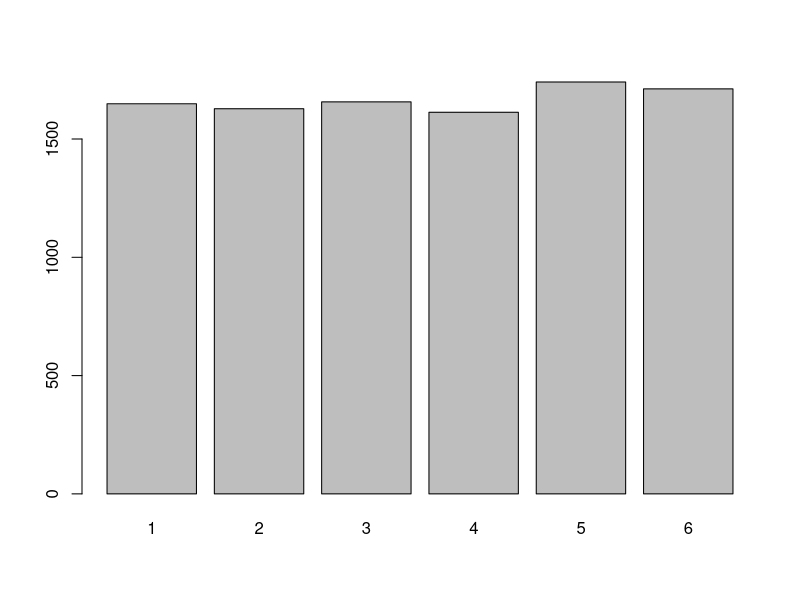
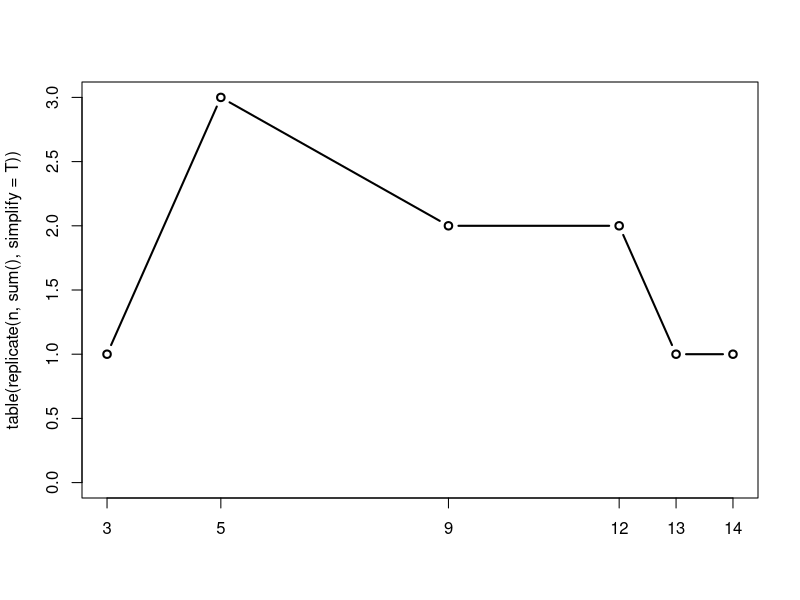
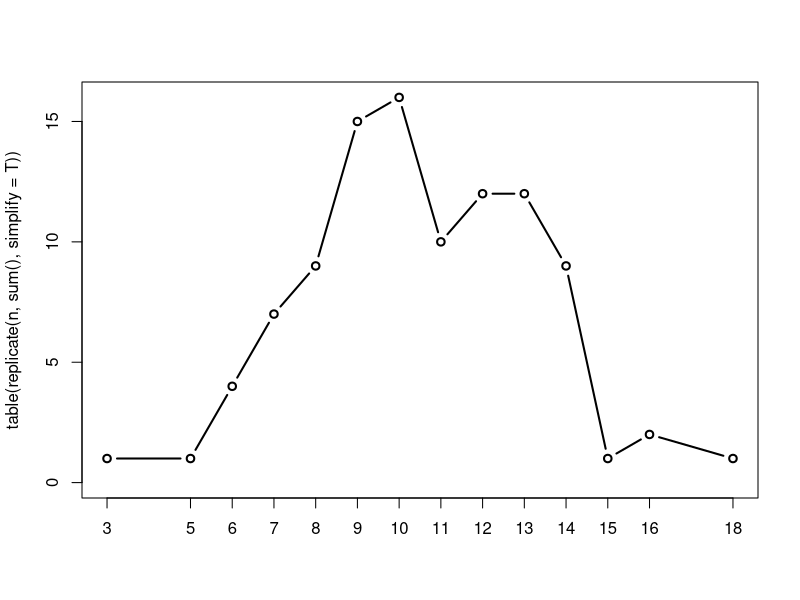
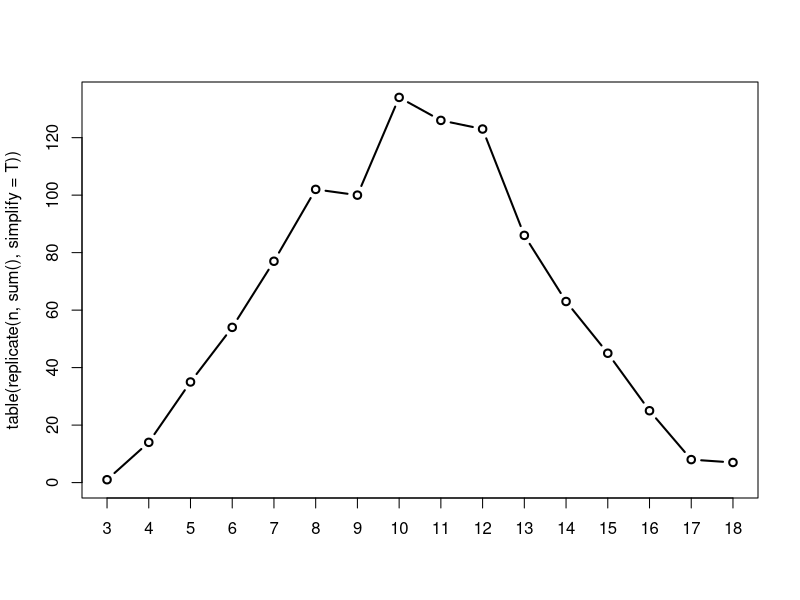
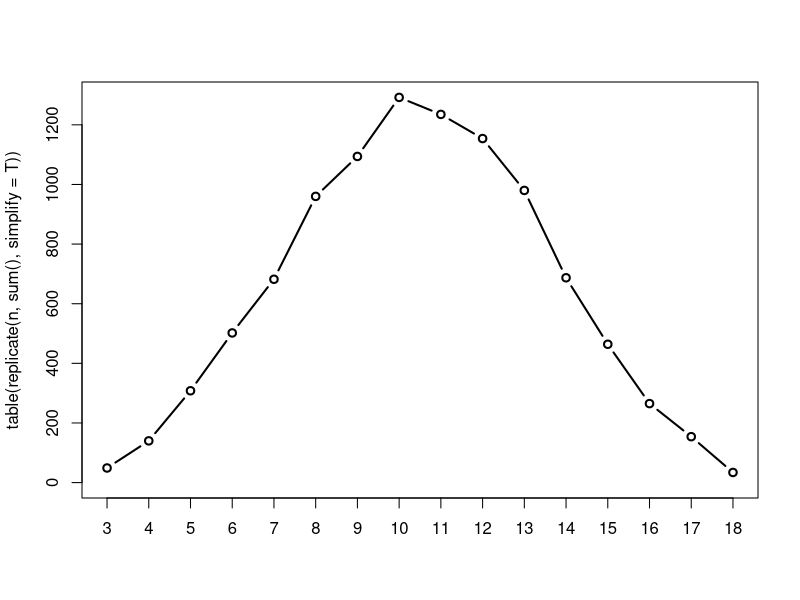

Write R code to recreate these figures, in order.
## ---- chunk 1
dice = seq(1, 6)
barplot(table(sample(dice, 10000, replace = T)))
## ---- chunk 2
dice = seq(1, 6)
sum <- function() {
  sample(dice, 1) + sample(dice, 1) + sample(dice, 1)
}
generate_plot <- function(n) {
  plot(type="b", table(replicate(n, sum(), simplify = T)))
}
## ---- chunk 3
generate_plot(10)
## ---- chunk 4
generate_plot(100)
## ---- chunk 5
generate_plot(1000)
## ---- chunk 6
generate_plot(10000)
